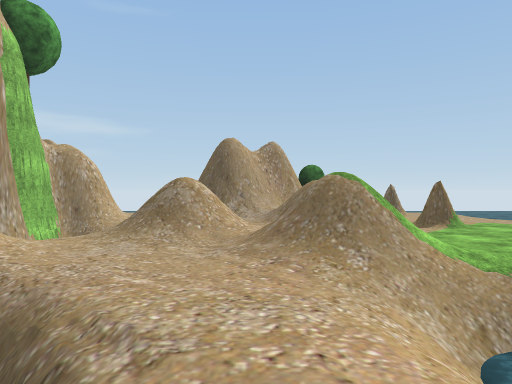
View 1 (above)

17 first-person views from a walk through a 3-D level made in the Unity game engine. The camera is 1.3 m above the floor, looks level and sees 70° across. The floor is counted in squares, 2 m on a side. Each view is taken from the middle of a square. On the plan, view 1 faces up. The plan holds only what a view shows up to about 11 squares ahead; the rest is blank. The place goes on beyond the plan. Some trees and plants on the terrain are drawn as simple stand-ins. The player character is not drawn. Some surface patterns are stand-ins.

View 2
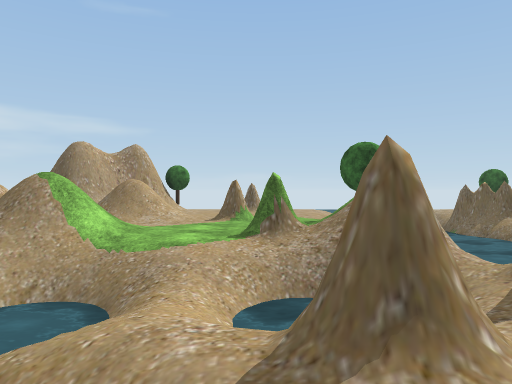

View 3
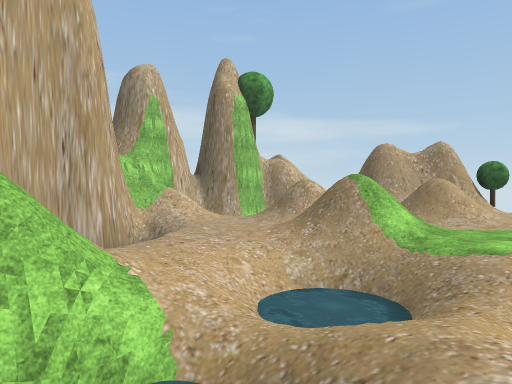

View 4
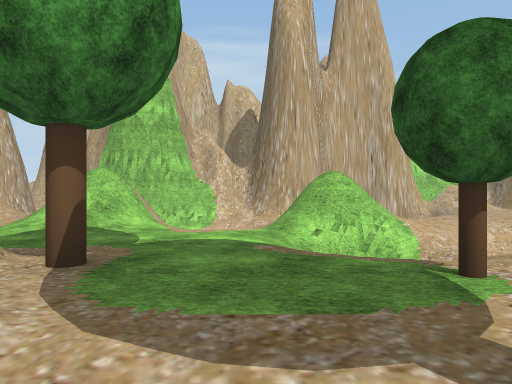

View 5
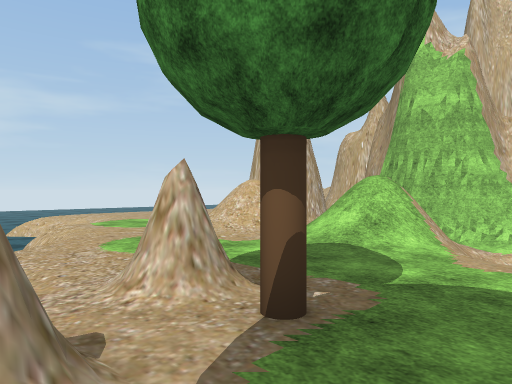

View 6
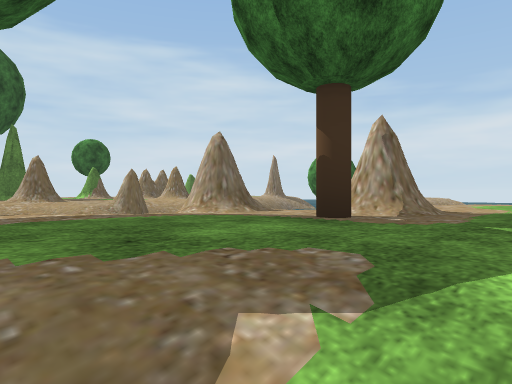

View 7
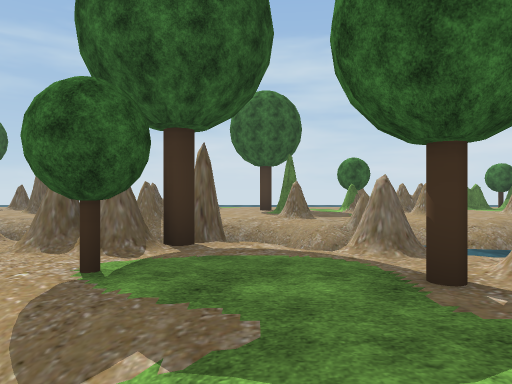

View 8
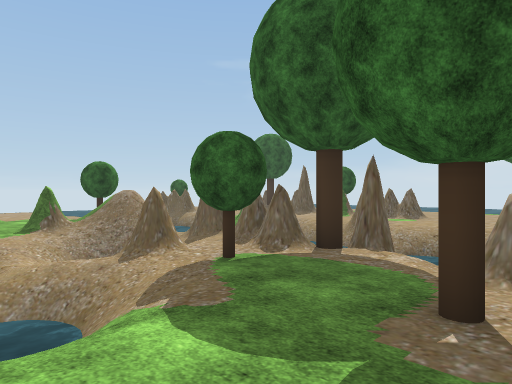

View 9
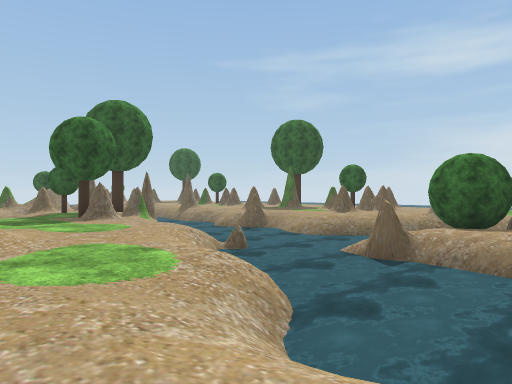

View 10
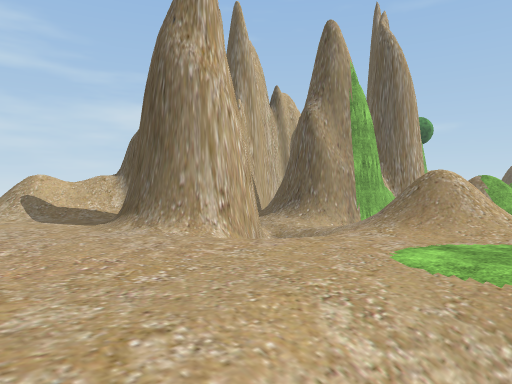

View 11
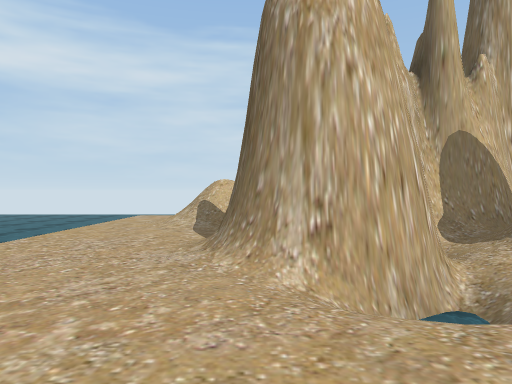

View 12
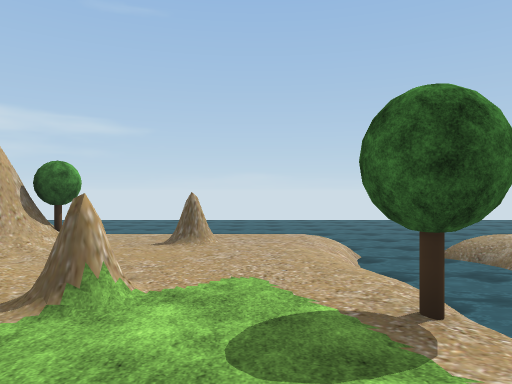

View 13
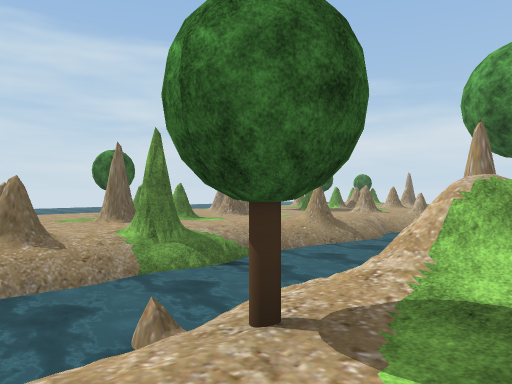

View 14
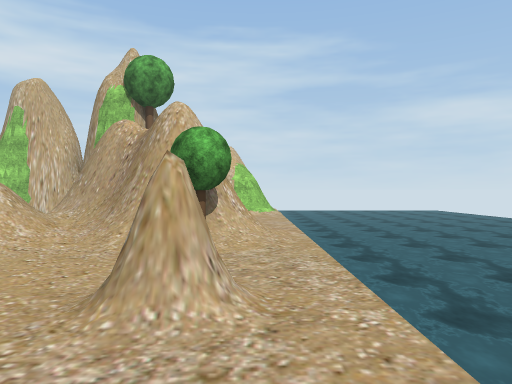

View 15
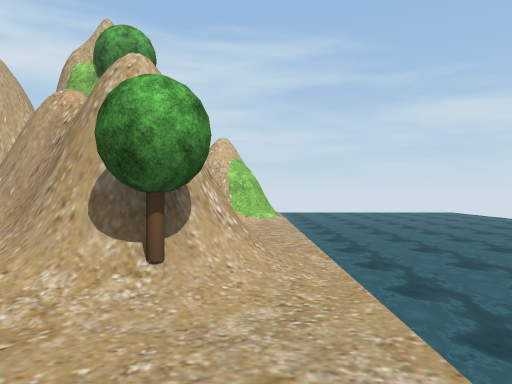

View 16
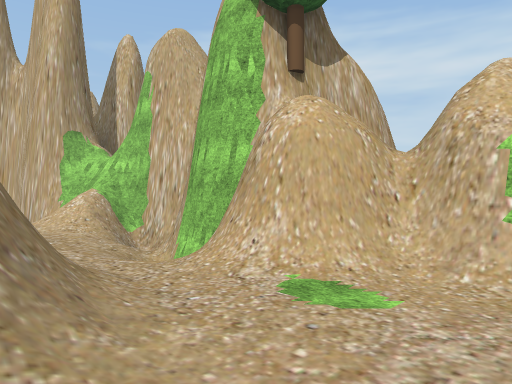

View 17
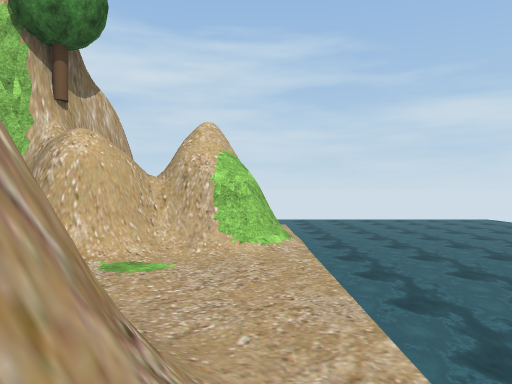

### Floor plan
Key: @ floor where view 1 was taken; # wall or solid block; x gap in a wall; . main floor; : floor 0.25 m higher than the main floor; - floor 0.25 m lower than the main floor; _ floor 1 m lower than the main floor; / step, stairs or slope; = window, fence, low wall or low ledge; ~ water the walk can cross; ≈ water the walk keeps out of; ^ raised ledge; T tree.
Columns run from 9 left of view 1 to 10 right of it. Each row starts with its distance up from view 1.
 12 ≈≈≈≈≈≈≈≈≈≈≈≈≈≈≈≈≈≈≈^
 11     #/...//.....≈≈≈^
 10     ##../##T.#..≈≈≈^
  9     ##//###.....≈≈≈#
  8   ####//##//....≈≈≈^
  7      #/.::///#..T≈≈^
  6     ##////....../≈≈^
  5     #/./// /..//≈≈≈^
  4     ##/..///.#// ≈≈^
  3     ###/..////// ≈≈^
  2      ##≈/./≈/≈ # ≈≈^
  1       # ≈./////# ≈≈^
  0       #≈ @/≈~//#  ≈^
 -1       ##  /≈/.TT# ≈^
 -2        #/ /...../ ≈^
 -3        #/~/..T..  ^^
 -4        ##/=/..x# ≈^^
 -5     ## ## //... ≈≈≈^
 -6     ##### /.... ≈≈^^
 -7     ##//-///../_≈≈^^
 -8     ####////./≈≈≈≈≈^
 -9    #####/-.../≈≈≈≈≈
-10    //.##/..../≈≈#^TT
-11    //......./≈≈≈^^TT
-12  ...........≈≈≈≈^^
-13  ....... .../≈  ^

Positions as (right, up) in squares from view 1, and headings:
1: (0, 0), facing up
2: (4, -1), facing up
3: (4, -1), facing up-left
4: (7, -2), facing left
5: (6, -2), facing down-left
6: (3, -1), facing down-right
7: (2, -2), facing right
8: (2, -4), facing up-right
9: (1, -13), facing up-right
10: (3, -13), facing up-left
11: (2, -10), facing left
12: (5, 4), facing up
13: (5, 8), facing down-right
14: (6, 11), facing left
15: (4, 11), facing left
16: (-1, 11), facing down-left
17: (1, 11), facing left
